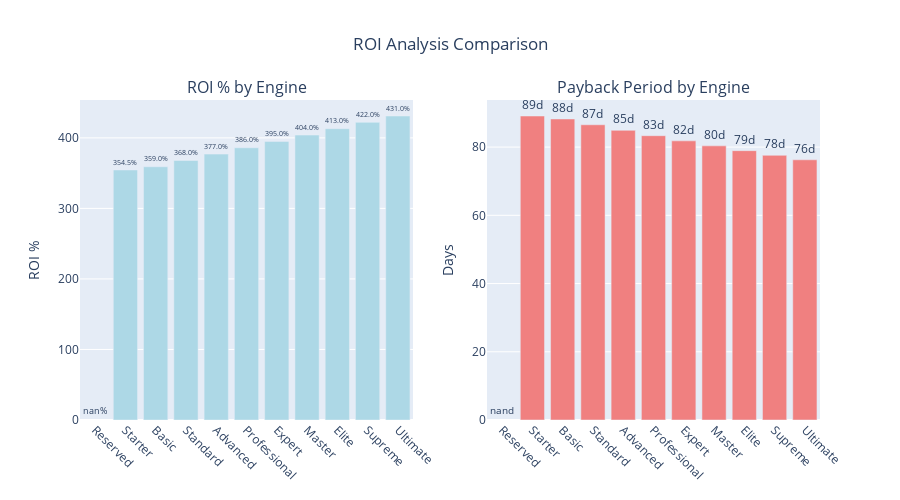

Write notebook code for a chart like this one.
### Code cell
# Create ROI comparison charts
fig = make_subplots(
    rows=1, cols=2,
    subplot_titles=('ROI % by Engine', 'Payback Period by Engine'),
    specs=[[{"secondary_y": False}, {"secondary_y": False}]]
)

# ROI percentage chart
fig.add_trace(
    go.Bar(x=roi_analysis['Name'], y=roi_analysis['ROI_Percent'],
           name='ROI %', marker_color='lightblue',
           text=roi_analysis['ROI_Percent'].apply(lambda x: f"{x:.1f}%"),
           textposition='outside'),
    row=1, col=1
)

# Payback period chart
fig.add_trace(
    go.Bar(x=roi_analysis['Name'], y=roi_analysis['Payback_Days'],
           name='Payback Days', marker_color='lightcoral',
           text=roi_analysis['Payback_Days'].apply(lambda x: f"{x:.0f}d"),
           textposition='outside'),
    row=1, col=2
)

fig.update_layout(
    title_text="ROI Analysis Comparison",
    title_x=0.5,
    height=500,
    showlegend=False
)

fig.update_xaxes(tickangle=45, row=1, col=1)
fig.update_xaxes(tickangle=45, row=1, col=2)
fig.update_yaxes(title_text="ROI %", row=1, col=1)
fig.update_yaxes(title_text="Days", row=1, col=2)

fig.show()

# Investment strategy insights
print("\n💡 Investment Strategy Insights:")
print("=" * 40)
print(f"🏆 Highest ROI: Engine {roi_analysis.loc[roi_analysis['ROI_Percent'].idxmax(), 'Engine_ID']} "
      f"({roi_analysis['ROI_Percent'].max():.1f}%)")
print(f"⚡ Fastest Payback: Engine {roi_analysis.loc[roi_analysis['Payback_Days'].idxmin(), 'Engine_ID']} "
      f"({roi_analysis['Payback_Days'].min():.0f} days)")
print(f"💰 Best Monthly Return: Engine {roi_analysis.loc[roi_analysis['Monthly_Return_AVAX'].idxmax(), 'Engine_ID']} "
      f"({roi_analysis['Monthly_Return_AVAX'].max():.2f} AVAX0/month)")
print(f"📊 ROI Range: {roi_analysis['ROI_Percent'].min():.1f}% - {roi_analysis['ROI_Percent'].max():.1f}%")

### Figure 1 — Plotly figure (JSON) as saved in the notebook; plotly's stock layout.template omitted (floating-point values rounded to 4 significant figures)
{"data": [{"marker": {"color": "lightblue"}, "name": "ROI %", "text": ["nan%", "354.5%", "359.0%", "368.0%", "377.0%", "386.0%", "395.0%", "404.0%", "413.0%", "422.0%", "431.0%"], "textposition": "outside", "type": "bar", "x": ["Reserved", "Starter", "Basic", "Standard", "Advanced", "Professional", "Expert", "Master", "Elite", "Supreme", "Ultimate"], "xaxis": "x", "y": [NaN, 354.5, 359.0, 368.0, 377.0, 386.0, 395.0, 404.0, 413.0, 422.0, 431.0], "yaxis": "y"}, {"marker": {"color": "lightcoral"}, "name": "Payback Days", "text": ["nand", "89d", "88d", "87d", "85d", "83d", "82d", "80d", "79d", "78d", "76d"], "textposition": "outside", "type": "bar", "x": ["Reserved", "Starter", "Basic", "Standard", "Advanced", "Professional", "Expert", "Master", "Elite", "Supreme", "Ultimate"], "xaxis": "x2", "y": [NaN, 89.11, 88.24, 86.54, 84.91, 83.33, 81.82, 80.36, 78.95, 77.59, 76.27], "yaxis": "y2"}], "layout": {"annotations": [{"font": {"size": 16}, "showarrow": false, "text": "ROI % by Engine", "x": 0.225, "xanchor": "center", "xref": "paper", "y": 1, "yanchor": "bottom", "yref": "paper"}, {"font": {"size": 16}, "showarrow": false, "text": "Payback Period by Engine", "x": 0.775, "xanchor": "center", "xref": "paper", "y": 1, "yanchor": "bottom", "yref": "paper"}], "height": 500, "showlegend": false, "title": {"text": "ROI Analysis Comparison", "x": 0.5}, "xaxis": {"anchor": "y", "domain": [0, 0.45], "tickangle": 45}, "xaxis2": {"anchor": "y2", "domain": [0.55, 1], "tickangle": 45}, "yaxis": {"anchor": "x", "domain": [0, 1], "title": {"text": "ROI %"}}, "yaxis2": {"anchor": "x2", "domain": [0, 1], "title": {"text": "Days"}}}}
